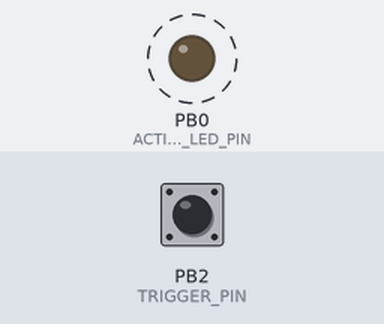
Bench run of a sketch on a simulated ATtiny85, built with avr-gcc and run on an emulated ATtiny85. On the bench: output pins drawn as LEDs (lit = HIGH). Dashed ring = blinking. The test bench sets the inputs (shaded band); at power-on: PB2 (TRIGGER_PIN) HIGH. Sleep ends after the set time or at an interrupt; pins used as bus, display or sensor lines are not drawn.

Above: at 7.0 s.
7.1 s: PB2 (TRIGGER_PIN) pulled LOW for 2.65 s
At 8.24 s:
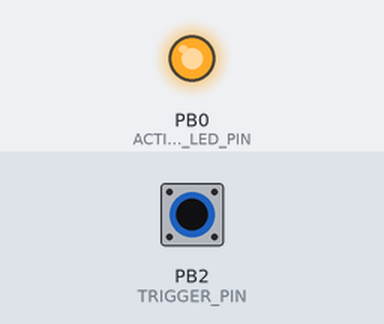
At 9.4 s:
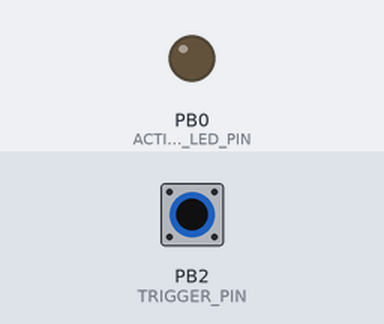
Timing chart, 0 to 10.9 s (numbered marks = the images above; inputs shaded):
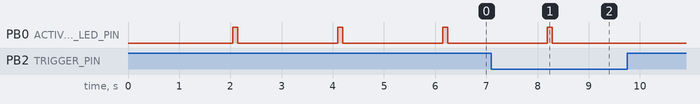

Measured:
- after the input at 7.1 s, PB0 (ACTIVITY_LED_PIN): goes on until 8.3 s, then stays LOW
- by itself, PB0 (ACTIVITY_LED_PIN): alternates HIGH for 0.10 s and LOW for 1.9 s

The sketch:

firmware.ino
```cpp
#include <avr/sleep.h>

/**
 * Tiny Doorbell Remote
 *
 * Attiny85 based RF transmitter that acts as a remote doorbell button.
 *
 * https://github.com/anroots/tiny-doorbell-remote
 * Ando Roots 2015
 * MIT licence
**/

// Setting this HIGH will power on the radio
const byte RADIO_POWER_PIN = 3;

// Pipe binary data here to be transmitted over the air
const byte TX_PIN = 4;

// A standard light for blinking purposes (it's ON!)
const byte ACTIVITY_LED_PIN = 0;

// Input pin to trigger the signal
const byte TRIGGER_PIN = 2;

// Length of the 'triggerSignal' array
const byte SIGNAL_LENGTH = 27;

// How many times to repeat the signal when transmitting
const byte REPEAT_COUNT = 98;

// Microseconds between each signal repetition
const unsigned int REPEAT_DELAY = 5000;

// Microsecond durations for different signals
const unsigned int LONG_UP = 730;
const unsigned int SHORT_UP = 350;
const unsigned int SHORT_DOWN = 250;
const unsigned int LONG_DOWN = 550;

// The actual doorbell trigger signal that we send
// This is 0111010011100 in binary and 0E9C in hex
// This particular signal is for one instance of REV 0046830 doorbell
unsigned int triggerSignal[SIGNAL_LENGTH] = {
  SHORT_UP, SHORT_DOWN, LONG_UP, SHORT_DOWN, LONG_UP, SHORT_DOWN, LONG_UP, LONG_DOWN, SHORT_UP, SHORT_DOWN, LONG_UP, LONG_DOWN, SHORT_UP, LONG_DOWN,
  SHORT_UP, SHORT_DOWN, LONG_UP, SHORT_DOWN, LONG_UP, SHORT_DOWN, LONG_UP, LONG_DOWN, SHORT_UP, LONG_DOWN, SHORT_UP, LONG_DOWN, SHORT_UP
};


ISR(WDT_vect) {
  // Placeholder interrupt routine
  // Do not add stuff here or delete this if you don't know what you're doing
}

void setup()
{

  // Set transmit pin to OUT and turn it LOW until needed
  pinMode(TX_PIN, OUTPUT);
  digitalWrite(TX_PIN, LOW);

  // The activity pin will start blinking the LED
  pinMode(ACTIVITY_LED_PIN, OUTPUT);
  digitalWrite(ACTIVITY_LED_PIN, LOW);

  // Set radio pin to OUTPUT and power the radio down
  pinMode(RADIO_POWER_PIN, OUTPUT);
  digitalWrite(RADIO_POWER_PIN, LOW);

  // The triggering sensor pin is an active low input pin
  // Set it to HIGH (with a pullup), the trigger activates once it gets LOW
  pinMode(TRIGGER_PIN, INPUT_PULLUP);

  // Power down various bits of hardware to lower power usage
  set_sleep_mode(SLEEP_MODE_PWR_DOWN);
  sleep_enable();

  // Disable ADC, saves ~230uA
  ADCSRA &= ~(1 << ADEN);

  // This sets the timing between sensor readings.
  setupWatchdog(7);
}


// Ring the doorbell
// Power on the radio, send the activation signal, power radio off.
void ringBell()
{
  digitalWrite(RADIO_POWER_PIN, HIGH);
  delay(100);

  for (int j = 0; j < REPEAT_COUNT; j++)
  {
    singleRing();
    delayMicroseconds(REPEAT_DELAY);
  }

  digitalWrite(RADIO_POWER_PIN, LOW);
}

// Send the doorbell activation signal ONCE
void singleRing()
{

  boolean previousLevel = false;

  for (int i = 0; i < SIGNAL_LENGTH - 1; i++)
  {

    if (previousLevel) {
      digitalWrite(TX_PIN, LOW);
    } else {
      digitalWrite(TX_PIN, HIGH);
    }

    previousLevel = !previousLevel;
    delayMicroseconds(triggerSignal[i]);
  }

  digitalWrite(TX_PIN, LOW);
}

// Return true if the triggering pin is LOW
boolean isTriggerActive() {
  if (!digitalRead(TRIGGER_PIN) == LOW) {
    return false;
  }

  // Software debouncing
  delay(10);

  return digitalRead(TRIGGER_PIN) == LOW;
}

void loop()
{
  // Sleep a bit...
  sleep_mode();

  // Blink the activity LED to indicate that yes, we are ON
  digitalWrite(ACTIVITY_LED_PIN, HIGH);
  delay(100);
  digitalWrite(ACTIVITY_LED_PIN, LOW);

  // Take a sensor reading and ring the bell if the trigger is active
  if (isTriggerActive()) {
    ringBell();

    // Sleep a bit longer to avoid accidental re-triggers
    delay(10000);
  }
}


// 0=16ms, 1=32ms, 2=64ms, 3=128ms, 4=250ms, 5=500ms
// 6=1sec, 7=2sec, 8=4sec, 9=8sec
// From: http://interface.khm.de/index.php/lab/experiments/sleep_watchdog_battery/
void setupWatchdog(int timerPrescaler) {

  if (timerPrescaler > 9 ) timerPrescaler = 9; //Correct incoming amount if need be

  byte bb = timerPrescaler & 7;
  if (timerPrescaler > 7) bb |= (1 << 5); //Set the special 5th bit if necessary

  //This order of commands is important and cannot be combined
  MCUSR &= ~(1 << WDRF); //Clear the watch dog reset
  WDTCR |= (1 << WDCE) | (1 << WDE); //Set WD_change enable, set WD enable
  WDTCR = bb; //Set new watchdog timeout value
  WDTCR |= _BV(WDIE); //Set the interrupt enable, this will keep unit from resetting after each int
}
```
